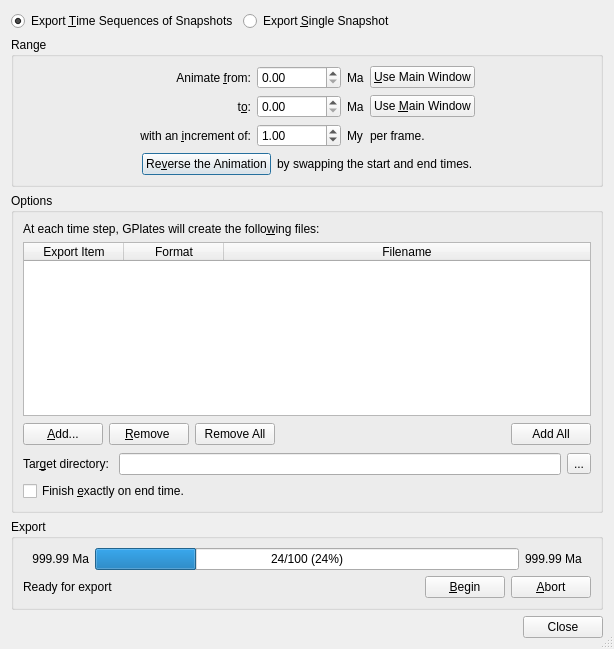
<?xml version="1.0" encoding="UTF-8"?>
<ui version="4.0">
 <class>ExportAnimationDialog</class>
 <widget class="QDialog" name="ExportAnimationDialog">
  <property name="geometry">
   <rect>
    <x>0</x>
    <y>0</y>
    <width>614</width>
    <height>649</height>
   </rect>
  </property>
  <property name="windowTitle">
   <string>Export</string>
  </property>
  <property name="sizeGripEnabled">
   <bool>true</bool>
  </property>
  <layout class="QVBoxLayout">
   <item>
    <layout class="QHBoxLayout">
     <item>
      <widget class="QRadioButton" name="radioButton_range">
       <property name="text">
        <string>Export &amp;Time Sequences of Snapshots</string>
       </property>
       <property name="checked">
        <bool>true</bool>
       </property>
      </widget>
     </item>
     <item>
      <widget class="QRadioButton" name="radioButton_single">
       <property name="text">
        <string>Export &amp;Single Snapshot</string>
       </property>
      </widget>
     </item>
     <item>
      <spacer>
       <property name="orientation">
        <enum>Qt::Horizontal</enum>
       </property>
       <property name="sizeHint" stdset="0">
        <size>
         <width>40</width>
         <height>20</height>
        </size>
       </property>
      </spacer>
     </item>
    </layout>
   </item>
   <item>
    <widget class="QStackedWidget" name="stackedWidget">
     <property name="currentIndex">
      <number>0</number>
     </property>
     <widget class="QWidget" name="page">
      <layout class="QVBoxLayout">
       <property name="margin">
        <number>0</number>
       </property>
       <item>
        <widget class="QGroupBox" name="groupbox_range">
         <property name="title">
          <string>Range</string>
         </property>
         <layout class="QVBoxLayout">
          <item>
           <layout class="QGridLayout">
            <item row="0" column="1">
             <widget class="QLabel" name="label_1">
              <property name="text">
               <string>Animate &amp;from:</string>
              </property>
              <property name="alignment">
               <set>Qt::AlignRight|Qt::AlignTrailing|Qt::AlignVCenter</set>
              </property>
              <property name="buddy">
               <cstring>widget_start_time</cstring>
              </property>
             </widget>
            </item>
            <item row="0" column="2">
             <widget class="QDoubleSpinBox" name="widget_start_time">
              <property name="maximum">
               <double>1000000.000000000000000</double>
              </property>
             </widget>
            </item>
            <item row="0" column="3">
             <widget class="QLabel" name="label_start_time_units">
              <property name="text">
               <string>Ma</string>
              </property>
              <property name="buddy">
               <cstring>widget_start_time</cstring>
              </property>
             </widget>
            </item>
            <item row="0" column="4">
             <widget class="QPushButton" name="button_Use_View_Time_start_time">
              <property name="text">
               <string>&amp;Use Main Window</string>
              </property>
              <property name="autoDefault">
               <bool>false</bool>
              </property>
             </widget>
            </item>
            <item row="1" column="1">
             <widget class="QLabel" name="label_2">
              <property name="text">
               <string>t&amp;o:</string>
              </property>
              <property name="alignment">
               <set>Qt::AlignRight|Qt::AlignTrailing|Qt::AlignVCenter</set>
              </property>
              <property name="buddy">
               <cstring>widget_end_time</cstring>
              </property>
             </widget>
            </item>
            <item row="1" column="2">
             <widget class="QDoubleSpinBox" name="widget_end_time">
              <property name="maximum">
               <double>1000000.000000000000000</double>
              </property>
             </widget>
            </item>
            <item row="1" column="3">
             <widget class="QLabel" name="label_end_time_units">
              <property name="text">
               <string>Ma</string>
              </property>
              <property name="buddy">
               <cstring>widget_end_time</cstring>
              </property>
             </widget>
            </item>
            <item row="1" column="4">
             <widget class="QPushButton" name="button_Use_View_Time_end_time">
              <property name="text">
               <string>Use &amp;Main Window</string>
              </property>
              <property name="autoDefault">
               <bool>false</bool>
              </property>
             </widget>
            </item>
            <item row="2" column="1">
             <widget class="QLabel" name="label_5">
              <property name="text">
               <string>with an &amp;increment of:</string>
              </property>
              <property name="alignment">
               <set>Qt::AlignRight|Qt::AlignTrailing|Qt::AlignVCenter</set>
              </property>
              <property name="buddy">
               <cstring>widget_time_increment</cstring>
              </property>
             </widget>
            </item>
            <item row="2" column="2">
             <widget class="QDoubleSpinBox" name="widget_time_increment">
              <property name="minimum">
               <double>0.010000000000000</double>
              </property>
              <property name="maximum">
               <double>10000.000000000000000</double>
              </property>
              <property name="singleStep">
               <double>0.100000000000000</double>
              </property>
              <property name="value">
               <double>1.000000000000000</double>
              </property>
             </widget>
            </item>
            <item row="2" column="3">
             <widget class="QLabel" name="label_time_increment_units">
              <property name="text">
               <string>My</string>
              </property>
              <property name="buddy">
               <cstring>widget_time_increment</cstring>
              </property>
             </widget>
            </item>
            <item row="0" column="0">
             <spacer>
              <property name="orientation">
               <enum>Qt::Horizontal</enum>
              </property>
              <property name="sizeHint" stdset="0">
               <size>
                <width>40</width>
                <height>20</height>
               </size>
              </property>
             </spacer>
            </item>
            <item row="0" column="5">
             <spacer>
              <property name="orientation">
               <enum>Qt::Horizontal</enum>
              </property>
              <property name="sizeHint" stdset="0">
               <size>
                <width>40</width>
                <height>20</height>
               </size>
              </property>
             </spacer>
            </item>
            <item row="2" column="4">
             <widget class="QLabel" name="label_increment_is_per_frame">
              <property name="text">
               <string>per frame.</string>
              </property>
             </widget>
            </item>
           </layout>
          </item>
          <item>
           <layout class="QHBoxLayout">
            <item>
             <spacer>
              <property name="orientation">
               <enum>Qt::Horizontal</enum>
              </property>
              <property name="sizeHint" stdset="0">
               <size>
                <width>40</width>
                <height>20</height>
               </size>
              </property>
             </spacer>
            </item>
            <item>
             <widget class="QPushButton" name="button_Reverse_the_Animation">
              <property name="text">
               <string>Re&amp;verse the Animation</string>
              </property>
             </widget>
            </item>
            <item>
             <widget class="QLabel" name="label_by_swapping">
              <property name="text">
               <string>by swapping the start and end times.</string>
              </property>
              <property name="buddy">
               <cstring>button_Reverse_the_Animation</cstring>
              </property>
             </widget>
            </item>
            <item>
             <spacer>
              <property name="orientation">
               <enum>Qt::Horizontal</enum>
              </property>
              <property name="sizeHint" stdset="0">
               <size>
                <width>40</width>
                <height>20</height>
               </size>
              </property>
             </spacer>
            </item>
           </layout>
          </item>
         </layout>
        </widget>
       </item>
       <item>
        <widget class="QGroupBox" name="groupbox_parameters">
         <property name="title">
          <string>Options</string>
         </property>
         <layout class="QVBoxLayout">
          <item>
           <widget class="QLabel" name="label_parameters_description">
            <property name="text">
             <string>At each time step, GPlates will create the follo&amp;wing files:</string>
            </property>
            <property name="wordWrap">
             <bool>true</bool>
            </property>
            <property name="buddy">
             <cstring>tableWidget_range</cstring>
            </property>
           </widget>
          </item>
          <item>
           <widget class="QTableWidget" name="tableWidget_range">
            <property name="editTriggers">
             <set>QAbstractItemView::NoEditTriggers</set>
            </property>
            <property name="alternatingRowColors">
             <bool>true</bool>
            </property>
            <property name="selectionMode">
             <enum>QAbstractItemView::SingleSelection</enum>
            </property>
            <property name="selectionBehavior">
             <enum>QAbstractItemView::SelectRows</enum>
            </property>
            <property name="gridStyle">
             <enum>Qt::SolidLine</enum>
            </property>
            <property name="sortingEnabled">
             <bool>false</bool>
            </property>
            <property name="wordWrap">
             <bool>true</bool>
            </property>
            <property name="cornerButtonEnabled">
             <bool>true</bool>
            </property>
            <attribute name="horizontalHeaderHighlightSections">
             <bool>false</bool>
            </attribute>
            <attribute name="horizontalHeaderStretchLastSection">
             <bool>true</bool>
            </attribute>
            <attribute name="horizontalHeaderStretchLastSection">
             <bool>true</bool>
            </attribute>
            <attribute name="horizontalHeaderHighlightSections">
             <bool>false</bool>
            </attribute>
            <column>
             <property name="text">
              <string>Export Item</string>
             </property>
            </column>
            <column>
             <property name="text">
              <string>Format</string>
             </property>
            </column>
            <column>
             <property name="text">
              <string>Filename</string>
             </property>
            </column>
           </widget>
          </item>
          <item>
           <layout class="QHBoxLayout">
            <item>
             <widget class="QPushButton" name="button_add">
              <property name="text">
               <string>&amp;Add...</string>
              </property>
             </widget>
            </item>
            <item>
             <widget class="QPushButton" name="button_remove">
              <property name="text">
               <string>&amp;Remove </string>
              </property>
             </widget>
            </item>
            <item>
             <widget class="QPushButton" name="button_range_remove_all">
              <property name="text">
               <string>Remove All</string>
              </property>
             </widget>
            </item>
            <item>
             <spacer>
              <property name="orientation">
               <enum>Qt::Horizontal</enum>
              </property>
              <property name="sizeHint" stdset="0">
               <size>
                <width>241</width>
                <height>25</height>
               </size>
              </property>
             </spacer>
            </item>
            <item>
             <widget class="QPushButton" name="button_range_add_all">
              <property name="text">
               <string>Add All</string>
              </property>
             </widget>
            </item>
           </layout>
          </item>
          <item>
           <layout class="QHBoxLayout">
            <item>
             <widget class="QLabel" name="label_3">
              <property name="text">
               <string>Tar&amp;get directory: </string>
              </property>
              <property name="buddy">
               <cstring>lineEdit_range_path</cstring>
              </property>
             </widget>
            </item>
            <item>
             <widget class="QLineEdit" name="lineEdit_range_path"/>
            </item>
            <item>
             <widget class="QToolButton" name="button_choose_path">
              <property name="text">
               <string>...</string>
              </property>
             </widget>
            </item>
           </layout>
          </item>
          <item>
           <layout class="QHBoxLayout">
            <item>
             <widget class="QCheckBox" name="checkbox_finish_exactly_on_end_time">
              <property name="text">
               <string>Finish &amp;exactly on end time.</string>
              </property>
             </widget>
            </item>
           </layout>
          </item>
         </layout>
        </widget>
       </item>
       <item>
        <widget class="QGroupBox" name="groupbox_controls">
         <property name="title">
          <string>Export</string>
         </property>
         <layout class="QVBoxLayout">
          <item>
           <layout class="QHBoxLayout">
            <item>
             <widget class="QLabel" name="label_starting_frame_time">
              <property name="minimumSize">
               <size>
                <width>66</width>
                <height>0</height>
               </size>
              </property>
              <property name="text">
               <string>999.99 Ma</string>
              </property>
              <property name="alignment">
               <set>Qt::AlignRight|Qt::AlignTrailing|Qt::AlignVCenter</set>
              </property>
             </widget>
            </item>
            <item>
             <widget class="QProgressBar" name="progress_bar">
              <property name="value">
               <number>24</number>
              </property>
              <property name="format">
               <string>%v/%m (%p%)</string>
              </property>
             </widget>
            </item>
            <item>
             <widget class="QLabel" name="label_ending_frame_time">
              <property name="minimumSize">
               <size>
                <width>66</width>
                <height>0</height>
               </size>
              </property>
              <property name="text">
               <string>999.99 Ma</string>
              </property>
             </widget>
            </item>
           </layout>
          </item>
          <item>
           <layout class="QHBoxLayout">
            <item>
             <widget class="QLabel" name="label_export_status">
              <property name="sizePolicy">
               <sizepolicy hsizetype="Expanding" vsizetype="Preferred">
                <horstretch>0</horstretch>
                <verstretch>0</verstretch>
               </sizepolicy>
              </property>
              <property name="text">
               <string>Ready for export</string>
              </property>
              <property name="alignment">
               <set>Qt::AlignLeading|Qt::AlignLeft|Qt::AlignVCenter</set>
              </property>
              <property name="wordWrap">
               <bool>true</bool>
              </property>
             </widget>
            </item>
            <item>
             <widget class="QPushButton" name="button_export">
              <property name="text">
               <string>&amp;Begin</string>
              </property>
              <property name="icon">
               <iconset resource="../qt-resources/qt_widgets.qrc">
                <normaloff>:/tango_document_save_22.png</normaloff>:/tango_document_save_22.png</iconset>
              </property>
              <property name="iconSize">
               <size>
                <width>22</width>
                <height>22</height>
               </size>
              </property>
              <property name="default">
               <bool>true</bool>
              </property>
             </widget>
            </item>
            <item>
             <widget class="QPushButton" name="button_abort">
              <property name="text">
               <string>&amp;Abort</string>
              </property>
              <property name="icon">
               <iconset resource="../qt-resources/qt_widgets.qrc">
                <normaloff>:/tango_process_stop_22.png</normaloff>:/tango_process_stop_22.png</iconset>
              </property>
              <property name="iconSize">
               <size>
                <width>22</width>
                <height>22</height>
               </size>
              </property>
              <property name="default">
               <bool>true</bool>
              </property>
             </widget>
            </item>
           </layout>
          </item>
         </layout>
        </widget>
       </item>
      </layout>
     </widget>
     <widget class="QWidget" name="page_2">
      <layout class="QVBoxLayout">
       <property name="margin">
        <number>0</number>
       </property>
       <item>
        <widget class="QGroupBox" name="groupBox_time">
         <property name="title">
          <string>Time</string>
         </property>
         <layout class="QHBoxLayout">
          <item>
           <layout class="QHBoxLayout">
            <item>
             <spacer>
              <property name="orientation">
               <enum>Qt::Horizontal</enum>
              </property>
              <property name="sizeHint" stdset="0">
               <size>
                <width>40</width>
                <height>20</height>
               </size>
              </property>
             </spacer>
            </item>
            <item>
             <widget class="QLabel" name="label">
              <property name="text">
               <string>  Ti&amp;me:</string>
              </property>
              <property name="buddy">
               <cstring>spinBox_single_time</cstring>
              </property>
             </widget>
            </item>
            <item>
             <widget class="QDoubleSpinBox" name="spinBox_single_time">
              <property name="maximum">
               <double>1000000.000000000000000</double>
              </property>
             </widget>
            </item>
            <item>
             <widget class="QLabel" name="label_4">
              <property name="text">
               <string>Ma</string>
              </property>
             </widget>
            </item>
            <item>
             <widget class="QPushButton" name="button_single_use_main_win">
              <property name="text">
               <string>&amp;Use Main Window</string>
              </property>
             </widget>
            </item>
            <item>
             <spacer>
              <property name="orientation">
               <enum>Qt::Horizontal</enum>
              </property>
              <property name="sizeHint" stdset="0">
               <size>
                <width>40</width>
                <height>20</height>
               </size>
              </property>
             </spacer>
            </item>
           </layout>
          </item>
         </layout>
        </widget>
       </item>
       <item>
        <widget class="QGroupBox" name="groupbox_parameters_single">
         <property name="title">
          <string>Options</string>
         </property>
         <layout class="QVBoxLayout">
          <item>
           <widget class="QLabel" name="label_parameters_description_2">
            <property name="text">
             <string>GPlates will create the follo&amp;wing files:</string>
            </property>
            <property name="wordWrap">
             <bool>true</bool>
            </property>
            <property name="buddy">
             <cstring>tableWidget_single</cstring>
            </property>
           </widget>
          </item>
          <item>
           <widget class="QTableWidget" name="tableWidget_single">
            <property name="editTriggers">
             <set>QAbstractItemView::NoEditTriggers</set>
            </property>
            <property name="alternatingRowColors">
             <bool>true</bool>
            </property>
            <property name="selectionMode">
             <enum>QAbstractItemView::SingleSelection</enum>
            </property>
            <property name="selectionBehavior">
             <enum>QAbstractItemView::SelectRows</enum>
            </property>
            <property name="sortingEnabled">
             <bool>false</bool>
            </property>
            <attribute name="horizontalHeaderHighlightSections">
             <bool>false</bool>
            </attribute>
            <attribute name="horizontalHeaderStretchLastSection">
             <bool>true</bool>
            </attribute>
            <attribute name="horizontalHeaderStretchLastSection">
             <bool>true</bool>
            </attribute>
            <attribute name="horizontalHeaderHighlightSections">
             <bool>false</bool>
            </attribute>
            <column>
             <property name="text">
              <string>Export Item</string>
             </property>
            </column>
            <column>
             <property name="text">
              <string>Format</string>
             </property>
            </column>
            <column>
             <property name="text">
              <string>Filename</string>
             </property>
            </column>
           </widget>
          </item>
          <item>
           <layout class="QHBoxLayout">
            <item>
             <widget class="QPushButton" name="button_single_add">
              <property name="text">
               <string>&amp;Add...</string>
              </property>
             </widget>
            </item>
            <item>
             <widget class="QPushButton" name="button_single_remove">
              <property name="text">
               <string>&amp;Remove</string>
              </property>
             </widget>
            </item>
            <item>
             <widget class="QPushButton" name="button_single_remove_all">
              <property name="text">
               <string>Remove All</string>
              </property>
             </widget>
            </item>
            <item>
             <spacer>
              <property name="orientation">
               <enum>Qt::Horizontal</enum>
              </property>
              <property name="sizeHint" stdset="0">
               <size>
                <width>231</width>
                <height>25</height>
               </size>
              </property>
             </spacer>
            </item>
            <item>
             <widget class="QPushButton" name="button_single_add_all">
              <property name="text">
               <string>Add All</string>
              </property>
             </widget>
            </item>
           </layout>
          </item>
          <item>
           <layout class="QHBoxLayout">
            <item>
             <widget class="QLabel" name="label_6">
              <property name="text">
               <string>Tar&amp;get directory: </string>
              </property>
              <property name="buddy">
               <cstring>lineEdit_single_path</cstring>
              </property>
             </widget>
            </item>
            <item>
             <widget class="QLineEdit" name="lineEdit_single_path"/>
            </item>
            <item>
             <widget class="QToolButton" name="button_single_choose_path">
              <property name="text">
               <string>...</string>
              </property>
             </widget>
            </item>
           </layout>
          </item>
         </layout>
        </widget>
       </item>
       <item>
        <widget class="QGroupBox" name="groupbox_controls_2">
         <property name="title">
          <string>Export</string>
         </property>
         <layout class="QVBoxLayout">
          <item>
           <layout class="QHBoxLayout">
            <item>
             <widget class="QProgressBar" name="progress_bar_single_frame">
              <property name="value">
               <number>0</number>
              </property>
             </widget>
            </item>
           </layout>
          </item>
          <item>
           <layout class="QHBoxLayout">
            <item>
             <widget class="QLabel" name="label_export_status_single">
              <property name="sizePolicy">
               <sizepolicy hsizetype="Expanding" vsizetype="Preferred">
                <horstretch>0</horstretch>
                <verstretch>0</verstretch>
               </sizepolicy>
              </property>
              <property name="text">
               <string>Ready for export</string>
              </property>
              <property name="alignment">
               <set>Qt::AlignLeading|Qt::AlignLeft|Qt::AlignVCenter</set>
              </property>
              <property name="wordWrap">
               <bool>true</bool>
              </property>
             </widget>
            </item>
            <item>
             <widget class="QPushButton" name="button_export_single_frame">
              <property name="text">
               <string>&amp;Export</string>
              </property>
              <property name="icon">
               <iconset resource="../qt-resources/qt_widgets.qrc">
                <normaloff>:/tango_document_save_22.png</normaloff>:/tango_document_save_22.png</iconset>
              </property>
              <property name="iconSize">
               <size>
                <width>22</width>
                <height>22</height>
               </size>
              </property>
              <property name="default">
               <bool>true</bool>
              </property>
             </widget>
            </item>
           </layout>
          </item>
         </layout>
        </widget>
       </item>
      </layout>
     </widget>
    </widget>
   </item>
   <item>
    <widget class="QDialogButtonBox" name="main_buttonbox">
     <property name="standardButtons">
      <set>QDialogButtonBox::Close</set>
     </property>
    </widget>
   </item>
  </layout>
 </widget>
 <resources>
  <include location="../qt-resources/qt_widgets.qrc"/>
 </resources>
 <connections>
  <connection>
   <sender>main_buttonbox</sender>
   <signal>rejected()</signal>
   <receiver>ExportAnimationDialog</receiver>
   <slot>reject()</slot>
   <hints>
    <hint type="sourcelabel">
     <x>306</x>
     <y>626</y>
    </hint>
    <hint type="destinationlabel">
     <x>306</x>
     <y>324</y>
    </hint>
   </hints>
  </connection>
 </connections>
</ui>
